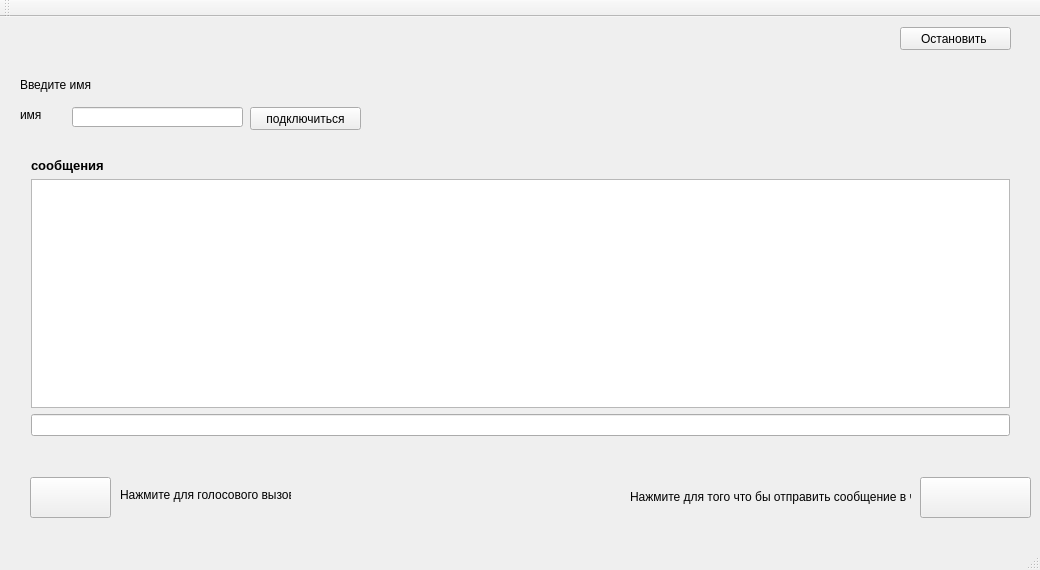
<?xml version="1.0" encoding="UTF-8"?>
<ui version="4.0">
 <class>MainWindow</class>
 <widget class="QMainWindow" name="MainWindow">
  <property name="geometry">
   <rect>
    <x>0</x>
    <y>0</y>
    <width>1040</width>
    <height>570</height>
   </rect>
  </property>
  <property name="windowTitle">
   <string>MainWindow</string>
  </property>
  <widget class="QWidget" name="centralWidget">
   <widget class="QPushButton" name="sendButton">
    <property name="geometry">
     <rect>
      <x>920</x>
      <y>460</y>
      <width>111</width>
      <height>41</height>
     </rect>
    </property>
    <property name="whatsThis">
     <string>&lt;html&gt;&lt;head/&gt;&lt;body&gt;&lt;p&gt;&lt;span style=&quot; font-weight:600;&quot;&gt;отправить&lt;/span&gt;&lt;/p&gt;&lt;/body&gt;&lt;/html&gt;</string>
    </property>
    <property name="styleSheet">
     <string notr="true">color: rgb(255, 110, 14);</string>
    </property>
    <property name="text">
     <string/>
    </property>
    <property name="icon">
     <iconset>
      <normaloff>emailsend256.png</normaloff>
      <disabledoff>:/new/prefix1/emailsend256.png</disabledoff>
      <selectedoff>:/new/prefix1/emailsend256.png</selectedoff>emailsend256.png</iconset>
    </property>
    <property name="iconSize">
     <size>
      <width>150</width>
      <height>130</height>
     </size>
    </property>
    <property name="default">
     <bool>false</bool>
    </property>
    <property name="flat">
     <bool>false</bool>
    </property>
   </widget>
   <widget class="QLabel" name="label_3">
    <property name="geometry">
     <rect>
      <x>20</x>
      <y>90</y>
      <width>121</width>
      <height>16</height>
     </rect>
    </property>
    <property name="text">
     <string>имя</string>
    </property>
   </widget>
   <widget class="QLabel" name="label_4">
    <property name="geometry">
     <rect>
      <x>20</x>
      <y>60</y>
      <width>251</width>
      <height>16</height>
     </rect>
    </property>
    <property name="text">
     <string>Введите имя</string>
    </property>
   </widget>
   <widget class="QLineEdit" name="lineEdit_2">
    <property name="geometry">
     <rect>
      <x>72</x>
      <y>90</y>
      <width>171</width>
      <height>20</height>
     </rect>
    </property>
   </widget>
   <widget class="QPushButton" name="ButtonStop">
    <property name="geometry">
     <rect>
      <x>900</x>
      <y>10</y>
      <width>111</width>
      <height>23</height>
     </rect>
    </property>
    <property name="text">
     <string>Остановить </string>
    </property>
   </widget>
   <widget class="QPushButton" name="CallButton">
    <property name="geometry">
     <rect>
      <x>30</x>
      <y>460</y>
      <width>81</width>
      <height>41</height>
     </rect>
    </property>
    <property name="text">
     <string/>
    </property>
    <property name="icon">
     <iconset resource="emailsend256.qrc">
      <normaloff>:/new/prefix1/phone.png</normaloff>:/new/prefix1/phone.png</iconset>
    </property>
    <property name="iconSize">
     <size>
      <width>110</width>
      <height>90</height>
     </size>
    </property>
   </widget>
   <widget class="QPushButton" name="MyButton">
    <property name="geometry">
     <rect>
      <x>250</x>
      <y>90</y>
      <width>111</width>
      <height>23</height>
     </rect>
    </property>
    <property name="text">
     <string>подключиться</string>
    </property>
   </widget>
   <widget class="QWidget" name="layoutWidget">
    <property name="geometry">
     <rect>
      <x>20</x>
      <y>130</y>
      <width>1001</width>
      <height>300</height>
     </rect>
    </property>
    <layout class="QVBoxLayout" name="verticalLayout">
     <item>
      <widget class="QLabel" name="label_2">
       <property name="font">
        <font>
         <pointsize>10</pointsize>
         <weight>75</weight>
         <bold>true</bold>
        </font>
       </property>
       <property name="text">
        <string>сообщения</string>
       </property>
      </widget>
     </item>
     <item>
      <widget class="QListWidget" name="listWidget_2"/>
     </item>
     <item>
      <widget class="QLineEdit" name="lineEdit"/>
     </item>
    </layout>
   </widget>
   <widget class="QLabel" name="label_5">
    <property name="geometry">
     <rect>
      <x>120</x>
      <y>470</y>
      <width>171</width>
      <height>16</height>
     </rect>
    </property>
    <property name="text">
     <string>Нажмите для голосового вызова</string>
    </property>
   </widget>
   <widget class="QLabel" name="label_6">
    <property name="geometry">
     <rect>
      <x>630</x>
      <y>470</y>
      <width>281</width>
      <height>20</height>
     </rect>
    </property>
    <property name="text">
     <string>Нажмите для того что бы отправить сообщение в чат</string>
    </property>
   </widget>
  </widget>
  <widget class="QMenuBar" name="menuBar">
   <property name="geometry">
    <rect>
     <x>0</x>
     <y>0</y>
     <width>1040</width>
     <height>21</height>
    </rect>
   </property>
  </widget>
  <widget class="QToolBar" name="mainToolBar">
   <attribute name="toolBarArea">
    <enum>TopToolBarArea</enum>
   </attribute>
   <attribute name="toolBarBreak">
    <bool>false</bool>
   </attribute>
  </widget>
  <widget class="QStatusBar" name="statusBar"/>
 </widget>
 <layoutdefault spacing="6" margin="11"/>
 <resources>
  <include location="emailsend256.qrc"/>
 </resources>
 <connections/>
</ui>
